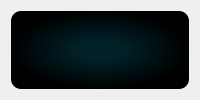
      <widget class="QWidget" name="select_lang_screen">
       <layout class="QGridLayout" name="gridLayout_2">
        <item row="0" column="0">
         <widget class="QFrame" name="TestFrame">
          <property name="enabled">
           <bool>true</bool>
          </property>
          <property name="contextMenuPolicy">
           <enum>Qt::ActionsContextMenu</enum>
          </property>
          <property name="styleSheet">
           <string notr="true">QFrame{
	
	background-color: qradialgradient(spread:pad, cx:0.5, cy:0.5, radius:0.5, fx:0.5, fy:0.5, stop:0.255682 rgba(0, 33, 40, 255), stop:1 rgba(0, 0, 0, 255));
	border-radius:10px;
}</string>
          </property>
          <property name="frameShape">
           <enum>QFrame::StyledPanel</enum>
          </property>
          <property name="frameShadow">
           <enum>QFrame::Raised</enum>
          </property>
          <widget class="QLabel" name="select_lang_label">
           <property name="geometry">
            <rect>
             <x>0</x>
             <y>90</y>
             <width>1581</width>
             <height>131</height>
            </rect>
           </property>
           <property name="font">
            <font>
             <family>Segoe UI</family>
             <pointsize>70</pointsize>
            </font>
           </property>
           <property name="styleSheet">
            <string notr="true">color: rgb(3, 250, 253);
background-color: rgba(0,0,0,0%)</string>
           </property>
           <property name="text">
            <string>Select Your Language</string>
           </property>
           <property name="alignment">
            <set>Qt::AlignCenter</set>
           </property>
          </widget>
          <widget class="QFrame" name="frame_10">
           <property name="geometry">
            <rect>
             <x>460</x>
             <y>310</y>
             <width>631</width>
             <height>241</height>
            </rect>
           </property>
           <property name="styleSheet">
            <string notr="true">background-color: rgba(0,0,0,0%);
border-radius:10px;
border-color: qlineargradient(spread:pad, x1:0, y1:0.460227, x2:1, y2:0.466, stop:0 rgba(3, 250, 253, 255), stop:1 rgba(3, 250, 253, 255));</string>
           </property>
           <property name="frameShape">
            <enum>QFrame::StyledPanel</enum>
           </property>
           <property name="frameShadow">
            <enum>QFrame::Raised</enum>
           </property>
           <widget class="QComboBox" name="lang_combo">
            <property name="geometry">
             <rect>
              <x>80</x>
              <y>70</y>
              <width>471</width>
              <height>81</height>
             </rect>
            </property>
            <property name="font">
             <font>
              <pointsize>40</pointsize>
             </font>
            </property>
            <property name="styleSheet">
             <string notr="true">color: rgb(3, 250, 253);
background-color: rgb(0, 94, 113);</string>
            </property>
           </widget>
          </widget>
          <widget class="QPushButton" name="btn_ok_language">
           <property name="geometry">
            <rect>
             <x>620</x>
             <y>630</y>
             <width>311</width>
             <height>101</height>
            </rect>
           </property>
           <property name="font">
            <font>
             <family>Segoe UI</family>
             <pointsize>32</pointsize>
            </font>
           </property>
           <property name="styleSheet">
            <string notr="true">.QPushButton {
	color:rgba(152, 220,232, 255);
	border-image: url(./images/button_background1.png);
	background-color: rgba(0,0,0,0);
}

.QPushButton:pressed {
	border-image: url(./images/button_background2.png);
	background-color: rgba(0,0,0,0);

}</string>
           </property>
           <property name="text">
            <string>OK</string>
           </property>
          </widget>
         </widget>
        </item>
       </layout>
      </widget>
